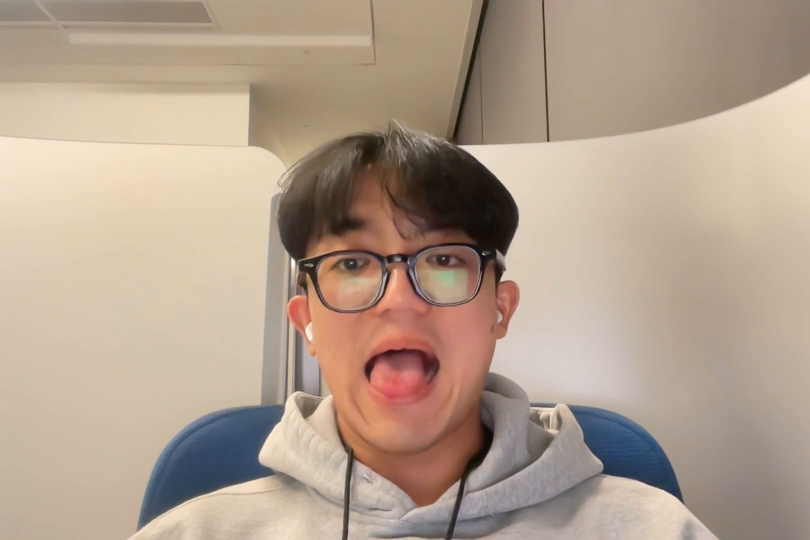
#> input picture frame 24 of backend/firststep/mouth_analyze/example_videos/tongue_down.mp4, 1620 x 1080 px, given in place of the camera (shown at 1/2 size)
$ python tongue_analyze.py
#> lines starting #> are read from the running program, lines starting #| are printed output that depends on the picture; after the words box and inside, x2 and y2 are one past the last pixel; in counts of white or black regions, pixels touching at a corner belong together
import cv2
import numpy as np
import time
import pyttsx3

# Initialize text-to-speech output
engine = pyttsx3.init()

def speak(text):
    engine.say(text)
    engine.runAndWait()

# Define HSV color range for tongue detection
lower_tongue = np.array([140, 50, 50])
upper_tongue = np.array([180, 255, 255])

# Exercise steps setup
exercise_steps = ["1st Exercise: Move Tongue Down", "2nd Exercise: Move Tongue Right", "3rd Exercise: Move Tongue Left"]
example_videos = ["example_videos/tongue_down.mp4", "example_videos/tongue_right.mp4", "example_videos/tongue_left.mp4"]
current_step = 0
hold_start_time = 0
rep_count = 0
set_count = 1
max_reps = 3
max_sets = 3
hold_time = 1  # User must hold position for 1 second

cap = cv2.VideoCapture(0)

# Get webcam resolution to match the pre-exercise screen
_, sample_frame = cap.read()
#> sample_frame is the input picture: shape (1080, 1620, 3); mean B, G, R 141.6, 158.8, 179
frame_height, frame_width, _ = sample_frame.shape
#> frame_height = 1080; frame_width = 1620

def show_pre_exercise_screen(exercise_name, video_path, width, height):
    """Display an instruction screen before starting an exercise with a bigger example video."""
    cap_example = cv2.VideoCapture(video_path)

    for i in range(3, 0, -1):
        speak(str(i))
        start_time = time.time()
        while time.time() - start_time < 1:
            ret, frame = cap_example.read()
            if not ret:
                cap_example.set(cv2.CAP_PROP_POS_FRAMES, 0)
                ret, frame = cap_example.read()
            frame = cv2.resize(frame, (600, 400))

            # **Create a screen matching the webcam resolution**
            screen = np.ones((height, width, 3), dtype=np.uint8) * 255
            cv2.rectangle(screen, (50, 50), (width - 50, height - 50), (200, 200, 200), 3)

            # Adjusted font sizes & positions
            cv2.putText(screen, "GET READY!", (screen.shape[1]//2 - 220, 150),
                        cv2.FONT_HERSHEY_SIMPLEX, 2.5, (0, 0, 255), 6)
            cv2.putText(screen, exercise_name, (screen.shape[1]//2 - 350, 250),
                        cv2.FONT_HERSHEY_SIMPLEX, 1.5, (0, 0, 0), 4)
            cv2.putText(screen, f"Starting in {i}...", (screen.shape[1]//2 - 200, 350),
                        cv2.FONT_HERSHEY_SIMPLEX, 1.8, (255, 0, 0), 5)


            video_x = width // 2 - 300
            video_y = height // 2 - 100
            screen[video_y:video_y + 400, video_x:video_x + 600] = frame

            cv2.imshow("Exercise Instructions", screen)
            if cv2.waitKey(1) & 0xFF == ord('q'):
                break
    cap_example.release()
    cv2.destroyAllWindows()

def detect_tongue(frame):
    """Detect the tongue using HSV color filtering and return its tip position and area."""
    hsv = cv2.cvtColor(frame, cv2.COLOR_BGR2HSV)
    mask = cv2.inRange(hsv, lower_tongue, upper_tongue)

    contours, _ = cv2.findContours(mask, cv2.RETR_EXTERNAL, cv2.CHAIN_APPROX_SIMPLE)

    if contours:
        max_contour = max(contours, key=cv2.contourArea)
        tongue_area = cv2.contourArea(max_contour)  # Get tongue area

        if tongue_area > 500:  # Ignore small detections
            tongue_tip = min(max_contour, key=lambda point: point[0][1])  # Find lowest y-value (topmost point)
            tongue_tip_x, tongue_tip_y = tongue_tip[0]

            # Draw Green Contour Around the Tongue
            cv2.drawContours(frame, [max_contour], -1, (0, 255, 0), 2)  # Green outline
            cv2.circle(frame, (tongue_tip_x, tongue_tip_y), 5, (0, 0, 255), -1)  # Red dot for tongue tip

            return tongue_tip_x, tongue_tip_y, tongue_area

    return None, None, 0

# Show the instruction screen before the first exercise
show_pre_exercise_screen(exercise_steps[current_step], example_videos[current_step], frame_width, frame_height)
#> the loop in show_pre_exercise_screen, `for i in range(3, 0, -1):` made 3 passes
#> pass 1, in show_pre_exercise_screen, `cv2.imshow("Exercise Instructions", screen)`:
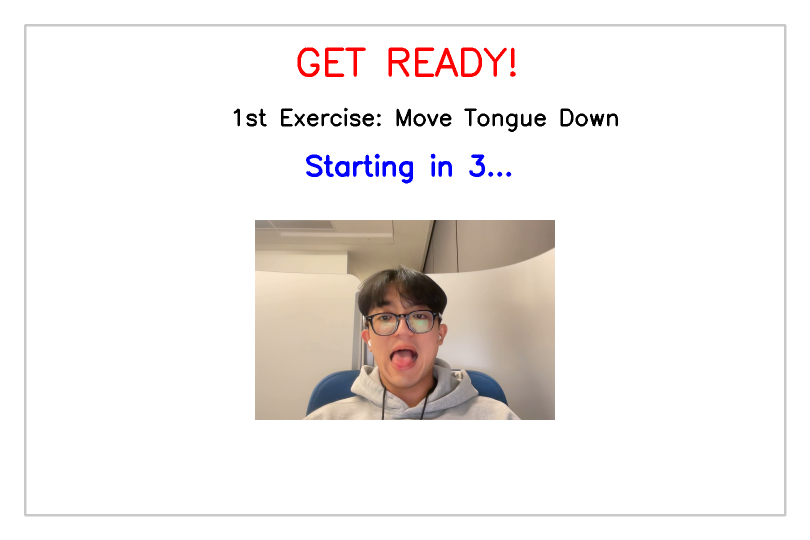
#> window 'Exercise Instructions': shape (1080, 1620, 3) (shown at 1/2 size); mean B, G, R 236.4, 237.9, 241.8
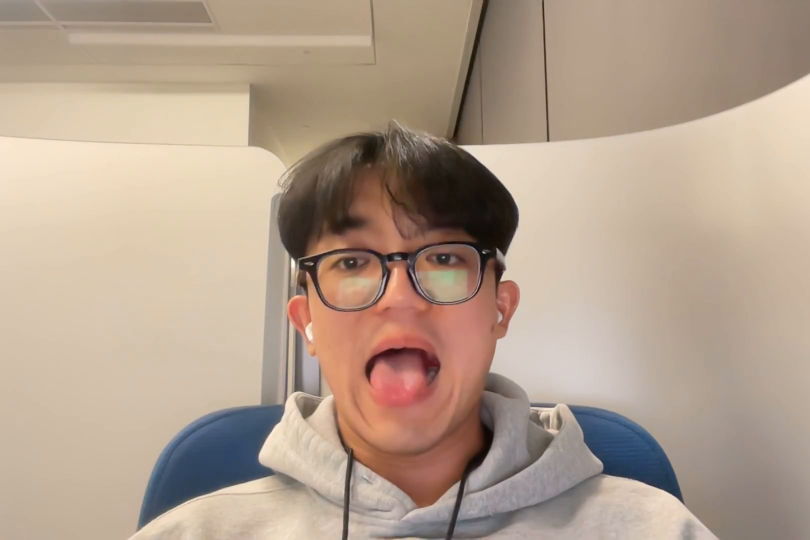
#> input picture frame 25 of backend/firststep/mouth_analyze/example_videos/tongue_down.mp4, 1620 x 1080 px (shown at 1/2 size)
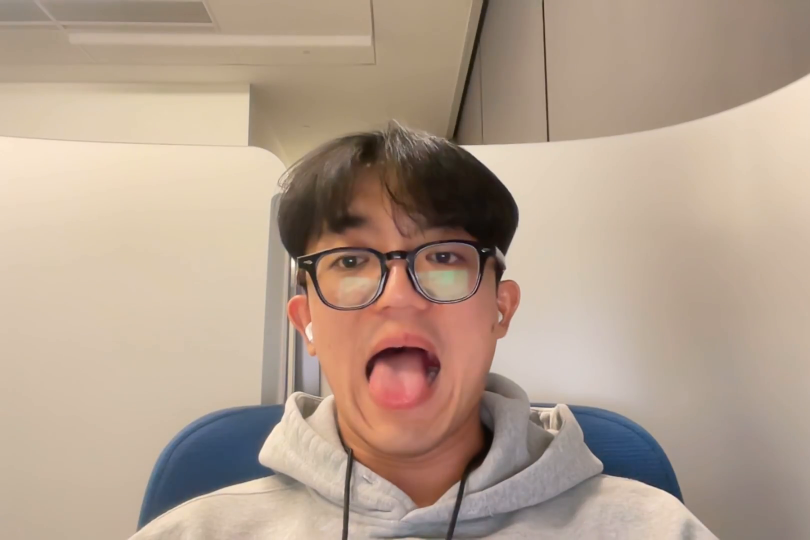
#> input picture frame 27 of backend/firststep/mouth_analyze/example_videos/tongue_down.mp4, 1620 x 1080 px (shown at 1/2 size)
#> after the loop in show_pre_exercise_screen, `for i in range(3, 0, -1):`:
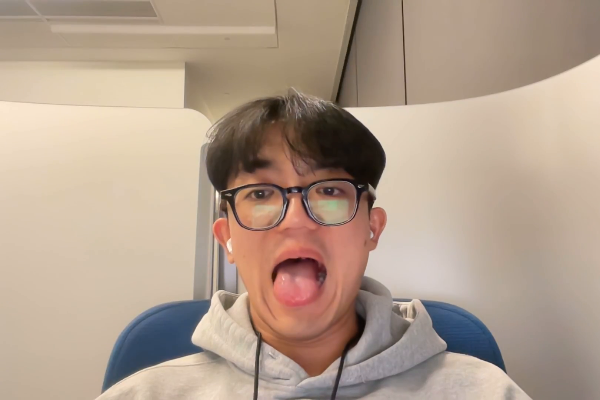
#> frame: shape (400, 600, 3); mean B, G, R 141.2, 158.4, 178.8

# Open the example video for continuous playback
example_cap = cv2.VideoCapture(example_videos[current_step])

# Main loop for video processing
while cap.isOpened():
    ret, frame = cap.read()
#> frame is the input picture: shape (1080, 1620, 3); mean B, G, R 141.6, 158.8, 179.1
    if not ret:
        break

    mouth_center_x, mouth_center_y = frame_width // 2, frame_height // 2 + 50  # Approximate mouth center
#> mouth_center_x = 810; mouth_center_y = 590

    tongue_tip_x, tongue_tip_y, tongue_area = detect_tongue(frame)
#> in detect_tongue, `hsv = cv2.cvtColor(frame, cv2.COLOR_BGR2HSV)`: hsv: shape (1080, 1620, 3); mean H, S, V 20.4, 60.4, 180.5
#> in detect_tongue, `mask = cv2.inRange(hsv, lower_tongue, upper_tongue)`:
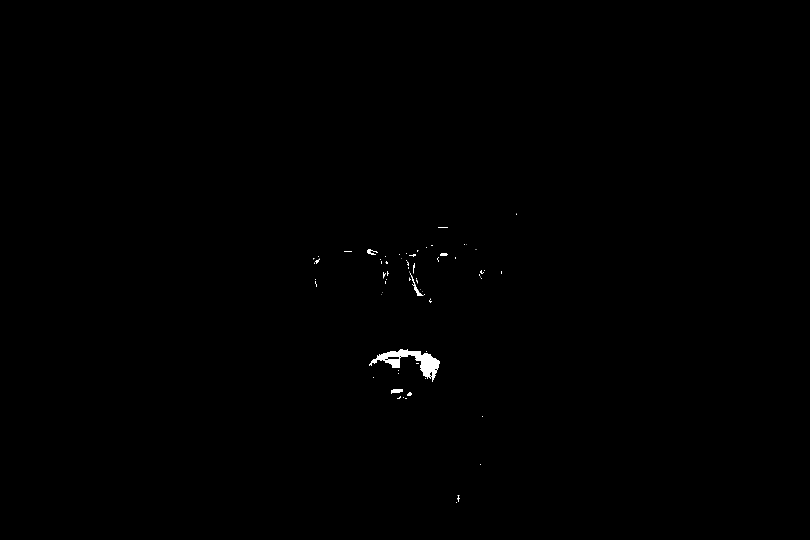
#> mask: shape (1080, 1620) (shown at 1/2 size); 0.25% white; 73 white regions (56 under 20 px)
#> in detect_tongue, `contours, _ = cv2.findContours(mask, cv2.RETR_EXTERNAL, cv2.CHAIN_APPR..`: contours = 73 contours, 64 with area under 20; largest, box (x1, y1, x2, y2) and area: (738, 698, 880, 764) 3016, (782, 778, 806, 788) 144, (820, 546, 847, 592) 130, (734, 498, 756, 510) 82, (880, 506, 896, 512) 64
#> in detect_tongue, `max_contour = max(contours, key=cv2.contourArea)`: max_contour = contour of 225 points, box (x1, y1, x2, y2) (738, 698, 880, 764), area 3016
#> in detect_tongue, `tongue_area = cv2.contourArea(max_contour)`: tongue_area = 3016
#> in detect_tongue, `tongue_tip = min(max_contour, key=lambda point: point[0][1])`: tongue_tip = [[800, 698]]
#> in detect_tongue, `tongue_tip_x, tongue_tip_y = tongue_tip[0]`: tongue_tip_x = 800; tongue_tip_y = 698
#> in detect_tongue, `cv2.circle(frame, (tongue_tip_x, tongue_tip_y), 5, (0, 0, 255), -1)`: frame: shape (1080, 1620, 3); mean B, G, R 141.5, 158.9, 179
#> tongue_tip_x = 800; tongue_tip_y = 698; tongue_area = 3016

    # Define a threshold area for detecting "Tongue Down"
    tongue_down_threshold_area = 3500

    if tongue_tip_x is not None and tongue_tip_y is not None:
        tongue_movement_x = tongue_tip_x - mouth_center_x
#> tongue_movement_x = -10

        is_tongue_down = tongue_area > tongue_down_threshold_area  # Use area to determine tongue down
#> is_tongue_down = False
        is_tongue_left = tongue_movement_x < -5  # Tongue moved left
#> is_tongue_left = True
        is_tongue_right = tongue_movement_x > 5  # Tongue moved right
#> is_tongue_right = False

        # Determine current exercise step
        if (current_step == 0 and is_tongue_down) or (current_step == 1 and is_tongue_left) or (current_step == 2 and is_tongue_right):
            if hold_start_time == 0:
                hold_start_time = time.time()
            elif time.time() - hold_start_time >= hold_time:
                rep_count += 1
                speak(f"{rep_count}")
                hold_start_time = 0
                if rep_count >= max_reps:
                    speak("Great job!")
                    rep_count = 0
                    current_step = (current_step + 1) % len(exercise_steps)

                    # Show pre-exercise screen before the next step
                    show_pre_exercise_screen(exercise_steps[current_step], example_videos[current_step], frame_width, frame_height)

                    # Reset the example video
                    example_cap = cv2.VideoCapture(example_videos[current_step])

                    if current_step == 0:
                        set_count += 1
                        if set_count > max_sets:
                            set_count = 1
            feedback = f"Hold for {hold_time} seconds..."
        else:
            hold_start_time = 0
            feedback = f"{exercise_steps[current_step]}"
    else:
        feedback = f"{exercise_steps[current_step]}"

    # Display feedback & rep count
    cv2.putText(frame, feedback, (30, 50), cv2.FONT_HERSHEY_SIMPLEX, 0.8, (0, 0, 0), 5)
    cv2.putText(frame, f"Sets: {set_count}/{max_sets}, Reps: {rep_count}/{max_reps}",
            (frame.shape[1]//2 - 180, 60), cv2.FONT_HERSHEY_SIMPLEX, 1.5, (255, 255, 255), 3)
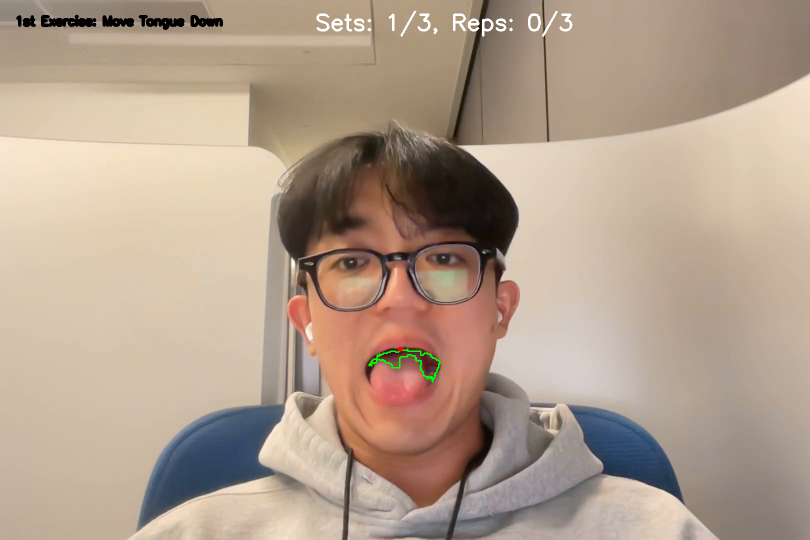
#> frame: shape (1080, 1620, 3) (shown at 1/2 size); mean B, G, R 141.5, 158.8, 178.8

    cv2.imshow('Tongue Exercise', frame)
    if cv2.waitKey(1) & 0xFF == ord('q'):
#> (key q is pressed here)
        break

cap.release()
cv2.destroyAllWindows()

$ run again, starting later in the video
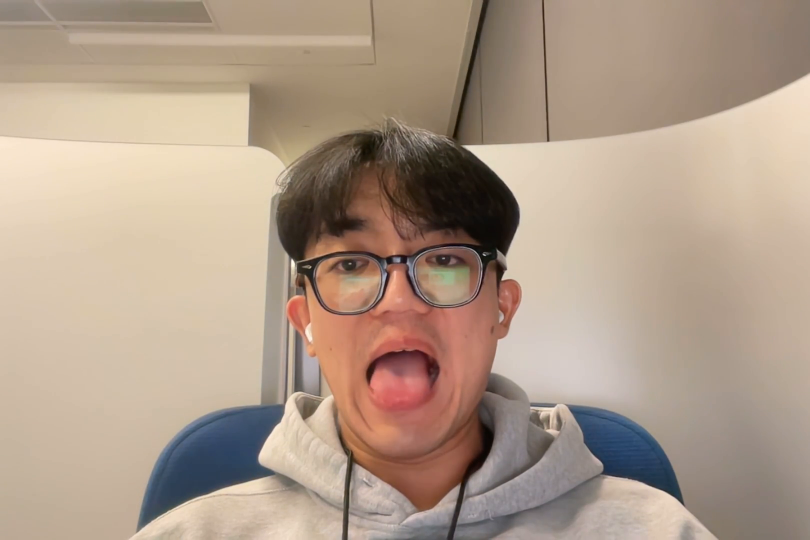
#> input picture frame 111 of backend/firststep/mouth_analyze/example_videos/tongue_down.mp4, 1620 x 1080 px, given in place of the camera (shown at 1/2 size)
#> sample_frame is the input picture: shape (1080, 1620, 3); mean B, G, R 137.9, 155.2, 175.1
#> hsv: shape (1080, 1620, 3); mean H, S, V 21, 61.2, 176.9
#> in detect_tongue, `mask = cv2.inRange(hsv, lower_tongue, upper_tongue)`:
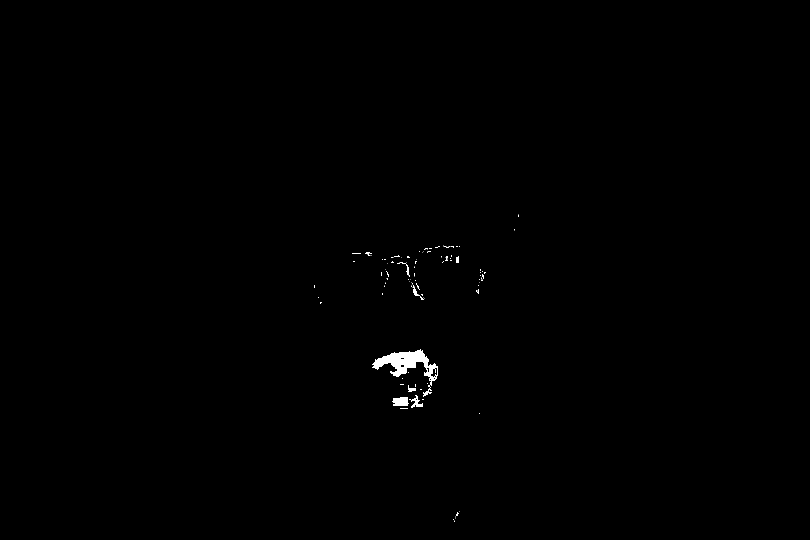
#> mask: shape (1080, 1620) (shown at 1/2 size); 0.33% white; 108 white regions (94 under 20 px)
#> contours = 108 contours, 100 with area under 20; largest, box (x1, y1, x2, y2) and area: (744, 698, 876, 794) 3682, (784, 794, 818, 812) 460, (818, 790, 846, 816) 226, (826, 570, 848, 600) 92, (816, 770, 832, 784) 91, (912, 512, 918, 526) 58, (812, 529, 820, 554) 52, (730, 504, 744, 512) 26
#> max_contour = contour of 319 points, box (x1, y1, x2, y2) (744, 698, 876, 794), area 3682
#> in detect_tongue, `tongue_area = cv2.contourArea(max_contour)`: tongue_area = 3681.5
#> tongue_tip = [[840, 698]]
#> in detect_tongue, `tongue_tip_x, tongue_tip_y = tongue_tip[0]`: tongue_tip_x = 840; tongue_tip_y = 698
#> `tongue_tip_x, tongue_tip_y, tongue_area = detect_tongue(frame)`: tongue_tip_x = 840; tongue_tip_y = 698; tongue_area = 3681.5
#> tongue_movement_x = 30
#> is_tongue_down = True
#> is_tongue_left = False
#> is_tongue_right = True
#> `cv2.putText(frame, f"Sets: {set_count}/{max_sets}, Reps: {rep_count}/{..`:
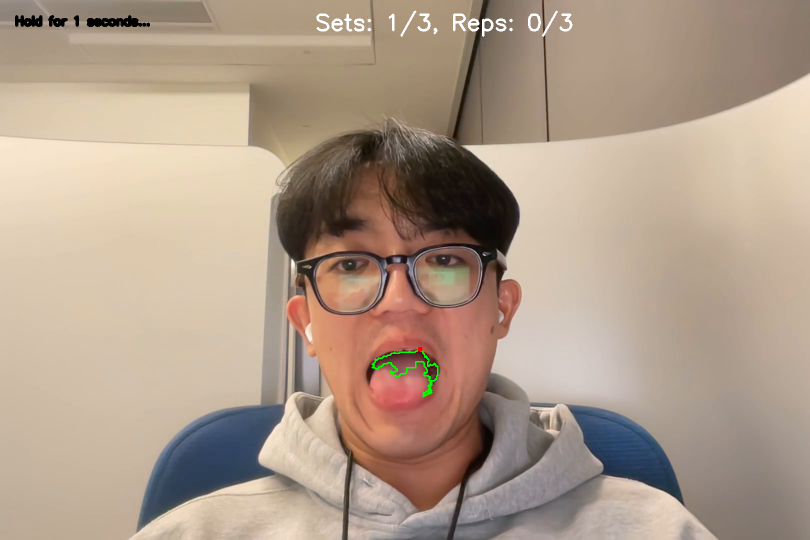
#> frame: shape (1080, 1620, 3) (shown at 1/2 size); mean B, G, R 138.5, 155.5, 175.4

$ run again, starting later in the video
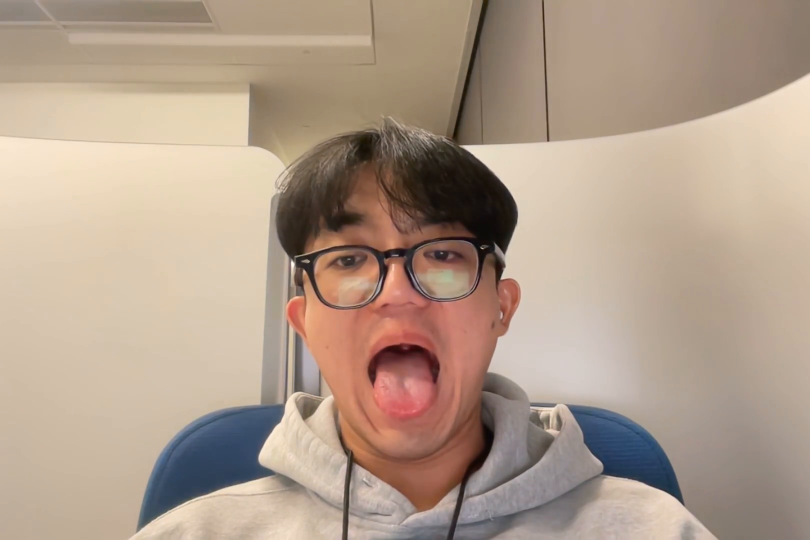
#> input picture frame 197 of backend/firststep/mouth_analyze/example_videos/tongue_down.mp4, 1620 x 1080 px, given in place of the camera (shown at 1/2 size)
#> sample_frame is the input picture: shape (1080, 1620, 3); mean B, G, R 139.7, 156.5, 176.9
#> hsv: shape (1080, 1620, 3); mean H, S, V 20.6, 60.7, 178.2
#> in detect_tongue, `mask = cv2.inRange(hsv, lower_tongue, upper_tongue)`:
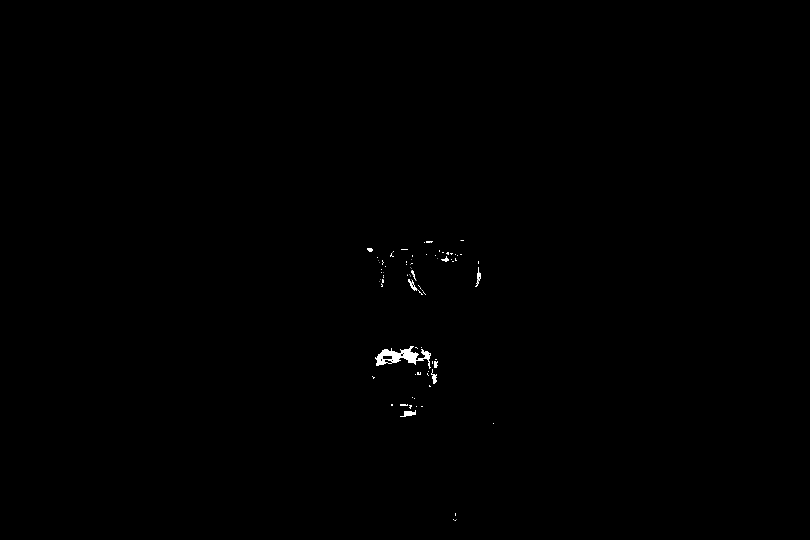
#> mask: shape (1080, 1620) (shown at 1/2 size); 0.21% white; 88 white regions (70 under 20 px)
#> contours = 88 contours, 76 with area under 20; largest, box (x1, y1, x2, y2) and area: (750, 692, 862, 738) 2045, (800, 820, 832, 834) 196, (862, 738, 874, 768) 128, (816, 558, 835, 582) 102, (868, 722, 876, 736) 70
#> max_contour = contour of 238 points, box (x1, y1, x2, y2) (750, 692, 862, 738), area 2045
#> in detect_tongue, `tongue_area = cv2.contourArea(max_contour)`: tongue_area = 2045
#> tongue_tip = [[820, 692]]
#> in detect_tongue, `tongue_tip_x, tongue_tip_y = tongue_tip[0]`: tongue_tip_x = 820; tongue_tip_y = 692
#> `tongue_tip_x, tongue_tip_y, tongue_area = detect_tongue(frame)`: tongue_tip_x = 820; tongue_tip_y = 692; tongue_area = 2045
#> tongue_movement_x = 10
#> is_tongue_down = False
#> is_tongue_right = True
#> `cv2.putText(frame, f"Sets: {set_count}/{max_sets}, Reps: {rep_count}/{..`:
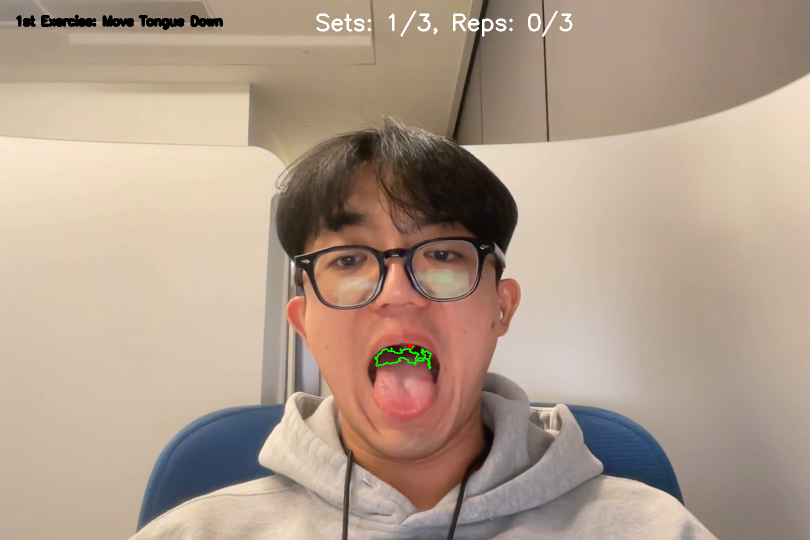
#> frame: shape (1080, 1620, 3) (shown at 1/2 size); mean B, G, R 139.6, 156.5, 176.5
